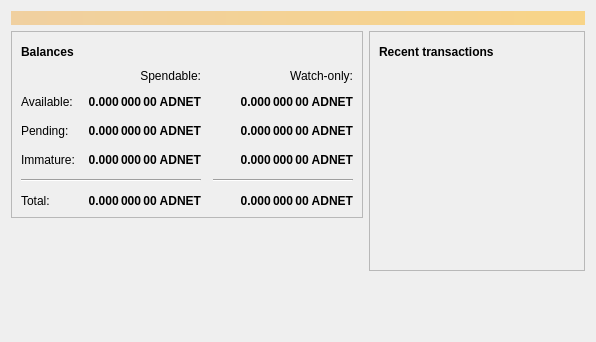
<?xml version="1.0" encoding="UTF-8"?>
<ui version="4.0">
 <class>OverviewPage</class>
 <widget class="QWidget" name="OverviewPage">
  <property name="geometry">
   <rect>
    <x>0</x>
    <y>0</y>
    <width>596</width>
    <height>342</height>
   </rect>
  </property>
  <property name="windowTitle">
   <string>Form</string>
  </property>
  <layout class="QVBoxLayout" name="topLayout">
   <item>
    <widget class="QLabel" name="labelAlerts">
     <property name="visible">
      <bool>false</bool>
     </property>
     <property name="styleSheet">
      <string notr="true">QLabel { background-color: qlineargradient(x1: 0, y1: 0, x2: 1, y2: 0, stop:0 #F0D0A0, stop:1 #F8D488); color:#000000; }</string>
     </property>
     <property name="wordWrap">
      <bool>true</bool>
     </property>
     <property name="margin">
      <number>3</number>
     </property>
     <property name="textInteractionFlags">
      <set>Qt::TextSelectableByMouse</set>
     </property>
    </widget>
   </item>
   <item>
    <layout class="QHBoxLayout" name="horizontalLayout" stretch="1,1">
     <item>
      <layout class="QVBoxLayout" name="verticalLayout_2">
       <item>
        <widget class="QFrame" name="frame">
         <property name="frameShape">
          <enum>QFrame::StyledPanel</enum>
         </property>
         <property name="frameShadow">
          <enum>QFrame::Raised</enum>
         </property>
         <layout class="QVBoxLayout" name="verticalLayout_4">
          <item>
           <layout class="QHBoxLayout" name="horizontalLayout_4">
            <item>
             <widget class="QLabel" name="label_5">
              <property name="font">
               <font>
                <weight>75</weight>
                <bold>true</bold>
               </font>
              </property>
              <property name="text">
               <string>Balances</string>
              </property>
             </widget>
            </item>
            <item>
             <widget class="QPushButton" name="labelWalletStatus">
              <property name="enabled">
               <bool>true</bool>
              </property>
              <property name="maximumSize">
               <size>
                <width>30</width>
                <height>16777215</height>
               </size>
              </property>
              <property name="toolTip">
               <string>The displayed information may be out of date. Your wallet automatically synchronizes with the Bitcoin network after a connection is established, but this process has not completed yet.</string>
              </property>
              <property name="text">
               <string/>
              </property>
              <property name="icon">
               <iconset resource="../adnetcoin.qrc">
                <normaloff>:/icons/warning</normaloff>
                <disabledoff>:/icons/warning</disabledoff>:/icons/warning</iconset>
              </property>
              <property name="iconSize">
               <size>
                <width>24</width>
                <height>24</height>
               </size>
              </property>
              <property name="flat">
               <bool>true</bool>
              </property>
             </widget>
            </item>
            <item>
             <spacer name="horizontalSpacer_3">
              <property name="orientation">
               <enum>Qt::Horizontal</enum>
              </property>
              <property name="sizeHint" stdset="0">
               <size>
                <width>40</width>
                <height>20</height>
               </size>
              </property>
             </spacer>
            </item>
           </layout>
          </item>
          <item>
           <layout class="QGridLayout" name="gridLayout">
            <property name="spacing">
             <number>12</number>
            </property>
            <item row="2" column="2">
             <widget class="QLabel" name="labelWatchPending">
              <property name="font">
               <font>
                <weight>75</weight>
                <bold>true</bold>
               </font>
              </property>
              <property name="cursor">
               <cursorShape>IBeamCursor</cursorShape>
              </property>
              <property name="toolTip">
               <string>Unconfirmed transactions to watch-only addresses</string>
              </property>
              <property name="text">
               <string notr="true">0.000 000 00 ADNET</string>
              </property>
              <property name="alignment">
               <set>Qt::AlignRight|Qt::AlignTrailing|Qt::AlignVCenter</set>
              </property>
              <property name="textInteractionFlags">
               <set>Qt::LinksAccessibleByMouse|Qt::TextSelectableByKeyboard|Qt::TextSelectableByMouse</set>
              </property>
             </widget>
            </item>
            <item row="2" column="1">
             <widget class="QLabel" name="labelUnconfirmed">
              <property name="font">
               <font>
                <weight>75</weight>
                <bold>true</bold>
               </font>
              </property>
              <property name="cursor">
               <cursorShape>IBeamCursor</cursorShape>
              </property>
              <property name="toolTip">
               <string>Total of transactions that have yet to be confirmed, and do not yet count toward the spendable balance</string>
              </property>
              <property name="text">
               <string notr="true">0.000 000 00 ADNET</string>
              </property>
              <property name="alignment">
               <set>Qt::AlignRight|Qt::AlignTrailing|Qt::AlignVCenter</set>
              </property>
              <property name="textInteractionFlags">
               <set>Qt::LinksAccessibleByMouse|Qt::TextSelectableByKeyboard|Qt::TextSelectableByMouse</set>
              </property>
             </widget>
            </item>
            <item row="3" column="2">
             <widget class="QLabel" name="labelWatchImmature">
              <property name="font">
               <font>
                <weight>75</weight>
                <bold>true</bold>
               </font>
              </property>
              <property name="cursor">
               <cursorShape>IBeamCursor</cursorShape>
              </property>
              <property name="toolTip">
               <string>Mined balance in watch-only addresses that has not yet matured</string>
              </property>
              <property name="text">
               <string notr="true">0.000 000 00 ADNET</string>
              </property>
              <property name="alignment">
               <set>Qt::AlignRight|Qt::AlignTrailing|Qt::AlignVCenter</set>
              </property>
              <property name="textInteractionFlags">
               <set>Qt::LinksAccessibleByMouse|Qt::TextSelectableByKeyboard|Qt::TextSelectableByMouse</set>
              </property>
             </widget>
            </item>
            <item row="4" column="0" colspan="2">
             <widget class="Line" name="line">
              <property name="orientation">
               <enum>Qt::Horizontal</enum>
              </property>
             </widget>
            </item>
            <item row="4" column="2">
             <widget class="Line" name="lineWatchBalance">
              <property name="sizePolicy">
               <sizepolicy hsizetype="Preferred" vsizetype="Fixed">
                <horstretch>0</horstretch>
                <verstretch>0</verstretch>
               </sizepolicy>
              </property>
              <property name="minimumSize">
               <size>
                <width>140</width>
                <height>0</height>
               </size>
              </property>
              <property name="orientation">
               <enum>Qt::Horizontal</enum>
              </property>
             </widget>
            </item>
            <item row="5" column="0">
             <widget class="QLabel" name="labelTotalText">
              <property name="text">
               <string>Total:</string>
              </property>
             </widget>
            </item>
            <item row="3" column="1">
             <widget class="QLabel" name="labelImmature">
              <property name="font">
               <font>
                <weight>75</weight>
                <bold>true</bold>
               </font>
              </property>
              <property name="cursor">
               <cursorShape>IBeamCursor</cursorShape>
              </property>
              <property name="toolTip">
               <string>Mined balance that has not yet matured</string>
              </property>
              <property name="text">
               <string notr="true">0.000 000 00 ADNET</string>
              </property>
              <property name="alignment">
               <set>Qt::AlignRight|Qt::AlignTrailing|Qt::AlignVCenter</set>
              </property>
              <property name="textInteractionFlags">
               <set>Qt::LinksAccessibleByMouse|Qt::TextSelectableByKeyboard|Qt::TextSelectableByMouse</set>
              </property>
             </widget>
            </item>
            <item row="2" column="3">
             <spacer name="horizontalSpacer_2">
              <property name="orientation">
               <enum>Qt::Horizontal</enum>
              </property>
              <property name="sizeHint" stdset="0">
               <size>
                <width>40</width>
                <height>20</height>
               </size>
              </property>
             </spacer>
            </item>
            <item row="3" column="0">
             <widget class="QLabel" name="labelImmatureText">
              <property name="text">
               <string>Immature:</string>
              </property>
             </widget>
            </item>
            <item row="5" column="1">
             <widget class="QLabel" name="labelTotal">
              <property name="font">
               <font>
                <weight>75</weight>
                <bold>true</bold>
               </font>
              </property>
              <property name="cursor">
               <cursorShape>IBeamCursor</cursorShape>
              </property>
              <property name="toolTip">
               <string>Your current total balance</string>
              </property>
              <property name="text">
               <string notr="true">0.000 000 00 ADNET</string>
              </property>
              <property name="alignment">
               <set>Qt::AlignRight|Qt::AlignTrailing|Qt::AlignVCenter</set>
              </property>
              <property name="textInteractionFlags">
               <set>Qt::LinksAccessibleByMouse|Qt::TextSelectableByKeyboard|Qt::TextSelectableByMouse</set>
              </property>
             </widget>
            </item>
            <item row="5" column="2">
             <widget class="QLabel" name="labelWatchTotal">
              <property name="font">
               <font>
                <weight>75</weight>
                <bold>true</bold>
               </font>
              </property>
              <property name="cursor">
               <cursorShape>IBeamCursor</cursorShape>
              </property>
              <property name="toolTip">
               <string>Current total balance in watch-only addresses</string>
              </property>
              <property name="text">
               <string notr="true">0.000 000 00 ADNET</string>
              </property>
              <property name="alignment">
               <set>Qt::AlignRight|Qt::AlignTrailing|Qt::AlignVCenter</set>
              </property>
              <property name="textInteractionFlags">
               <set>Qt::LinksAccessibleByMouse|Qt::TextSelectableByKeyboard|Qt::TextSelectableByMouse</set>
              </property>
             </widget>
            </item>
            <item row="0" column="2">
             <widget class="QLabel" name="labelWatchonly">
              <property name="text">
               <string>Watch-only:</string>
              </property>
              <property name="alignment">
               <set>Qt::AlignRight|Qt::AlignTrailing|Qt::AlignVCenter</set>
              </property>
             </widget>
            </item>
            <item row="1" column="0">
             <widget class="QLabel" name="labelBalanceText">
              <property name="text">
               <string>Available:</string>
              </property>
             </widget>
            </item>
            <item row="1" column="1">
             <widget class="QLabel" name="labelBalance">
              <property name="font">
               <font>
                <weight>75</weight>
                <bold>true</bold>
               </font>
              </property>
              <property name="cursor">
               <cursorShape>IBeamCursor</cursorShape>
              </property>
              <property name="toolTip">
               <string>Your current spendable balance</string>
              </property>
              <property name="text">
               <string notr="true">0.000 000 00 ADNET</string>
              </property>
              <property name="alignment">
               <set>Qt::AlignRight|Qt::AlignTrailing|Qt::AlignVCenter</set>
              </property>
              <property name="textInteractionFlags">
               <set>Qt::LinksAccessibleByMouse|Qt::TextSelectableByKeyboard|Qt::TextSelectableByMouse</set>
              </property>
             </widget>
            </item>
            <item row="1" column="2">
             <widget class="QLabel" name="labelWatchAvailable">
              <property name="font">
               <font>
                <weight>75</weight>
                <bold>true</bold>
               </font>
              </property>
              <property name="cursor">
               <cursorShape>IBeamCursor</cursorShape>
              </property>
              <property name="toolTip">
               <string>Your current balance in watch-only addresses</string>
              </property>
              <property name="text">
               <string notr="true">0.000 000 00 ADNET</string>
              </property>
              <property name="alignment">
               <set>Qt::AlignRight|Qt::AlignTrailing|Qt::AlignVCenter</set>
              </property>
              <property name="textInteractionFlags">
               <set>Qt::LinksAccessibleByMouse|Qt::TextSelectableByKeyboard|Qt::TextSelectableByMouse</set>
              </property>
             </widget>
            </item>
            <item row="2" column="0">
             <widget class="QLabel" name="labelPendingText">
              <property name="text">
               <string>Pending:</string>
              </property>
             </widget>
            </item>
            <item row="0" column="1">
             <widget class="QLabel" name="labelSpendable">
              <property name="text">
               <string>Spendable:</string>
              </property>
              <property name="alignment">
               <set>Qt::AlignRight|Qt::AlignTrailing|Qt::AlignVCenter</set>
              </property>
             </widget>
            </item>
           </layout>
          </item>
         </layout>
        </widget>
       </item>
       <item>
        <spacer name="verticalSpacer">
         <property name="orientation">
          <enum>Qt::Vertical</enum>
         </property>
         <property name="sizeHint" stdset="0">
          <size>
           <width>20</width>
           <height>40</height>
          </size>
         </property>
        </spacer>
       </item>
      </layout>
     </item>
     <item>
      <layout class="QVBoxLayout" name="verticalLayout_3">
       <item>
        <widget class="QFrame" name="frame_2">
         <property name="frameShape">
          <enum>QFrame::StyledPanel</enum>
         </property>
         <property name="frameShadow">
          <enum>QFrame::Raised</enum>
         </property>
         <layout class="QVBoxLayout" name="verticalLayout">
          <item>
           <layout class="QHBoxLayout" name="horizontalLayout_2">
            <item>
             <widget class="QLabel" name="label_4">
              <property name="font">
               <font>
                <weight>75</weight>
                <bold>true</bold>
               </font>
              </property>
              <property name="text">
               <string>Recent transactions</string>
              </property>
             </widget>
            </item>
            <item>
             <widget class="QPushButton" name="labelTransactionsStatus">
              <property name="enabled">
               <bool>true</bool>
              </property>
              <property name="maximumSize">
               <size>
                <width>30</width>
                <height>16777215</height>
               </size>
              </property>
              <property name="toolTip">
               <string>The displayed information may be out of date. Your wallet automatically synchronizes with the Bitcoin network after a connection is established, but this process has not completed yet.</string>
              </property>
              <property name="text">
               <string/>
              </property>
              <property name="icon">
               <iconset resource="../adnetcoin.qrc">
                <normaloff>:/icons/warning</normaloff>
                <disabledoff>:/icons/warning</disabledoff>:/icons/warning</iconset>
              </property>
              <property name="iconSize">
               <size>
                <width>24</width>
                <height>24</height>
               </size>
              </property>
              <property name="flat">
               <bool>true</bool>
              </property>
             </widget>
            </item>
            <item>
             <spacer name="horizontalSpacer">
              <property name="orientation">
               <enum>Qt::Horizontal</enum>
              </property>
              <property name="sizeHint" stdset="0">
               <size>
                <width>40</width>
                <height>20</height>
               </size>
              </property>
             </spacer>
            </item>
           </layout>
          </item>
          <item>
           <widget class="QListView" name="listTransactions">
            <property name="styleSheet">
             <string notr="true">QListView { background: transparent; }</string>
            </property>
            <property name="frameShape">
             <enum>QFrame::NoFrame</enum>
            </property>
            <property name="verticalScrollBarPolicy">
             <enum>Qt::ScrollBarAlwaysOff</enum>
            </property>
            <property name="horizontalScrollBarPolicy">
             <enum>Qt::ScrollBarAlwaysOff</enum>
            </property>
            <property name="selectionMode">
             <enum>QAbstractItemView::NoSelection</enum>
            </property>
           </widget>
          </item>
         </layout>
        </widget>
       </item>
       <item>
        <spacer name="verticalSpacer_2">
         <property name="orientation">
          <enum>Qt::Vertical</enum>
         </property>
         <property name="sizeHint" stdset="0">
          <size>
           <width>20</width>
           <height>40</height>
          </size>
         </property>
        </spacer>
       </item>
      </layout>
     </item>
    </layout>
   </item>
  </layout>
 </widget>
 <resources/>
 <connections/>
</ui>
